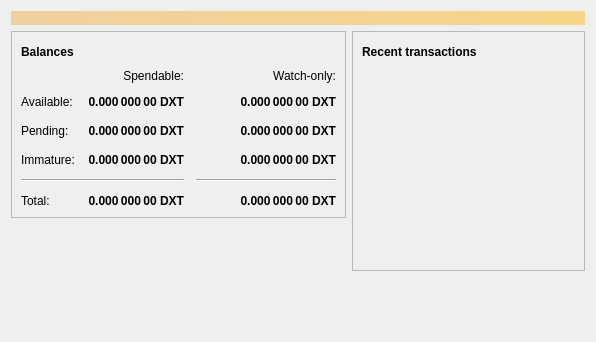
<?xml version="1.0" encoding="UTF-8"?>
<ui version="4.0">
 <class>OverviewPage</class>
 <widget class="QWidget" name="OverviewPage">
  <property name="geometry">
   <rect>
    <x>0</x>
    <y>0</y>
    <width>596</width>
    <height>342</height>
   </rect>
  </property>
  <property name="windowTitle">
   <string>Form</string>
  </property>
  <layout class="QVBoxLayout" name="topLayout">
   <item>
    <widget class="QLabel" name="labelAlerts">
     <property name="visible">
      <bool>false</bool>
     </property>
     <property name="styleSheet">
      <string notr="true">QLabel { background-color: qlineargradient(x1: 0, y1: 0, x2: 1, y2: 0, stop:0 #F0D0A0, stop:1 #F8D488); color:#000000; }</string>
     </property>
     <property name="wordWrap">
      <bool>true</bool>
     </property>
     <property name="margin">
      <number>3</number>
     </property>
     <property name="textInteractionFlags">
      <set>Qt::TextSelectableByMouse</set>
     </property>
    </widget>
   </item>
   <item>
    <layout class="QHBoxLayout" name="horizontalLayout" stretch="1,1">
     <item>
      <layout class="QVBoxLayout" name="verticalLayout_2">
       <item>
        <widget class="QFrame" name="frame">
         <property name="frameShape">
          <enum>QFrame::StyledPanel</enum>
         </property>
         <property name="frameShadow">
          <enum>QFrame::Raised</enum>
         </property>
         <layout class="QVBoxLayout" name="verticalLayout_4">
          <item>
           <layout class="QHBoxLayout" name="horizontalLayout_4">
            <item>
             <widget class="QLabel" name="label_5">
              <property name="font">
               <font>
                <weight>75</weight>
                <bold>true</bold>
               </font>
              </property>
              <property name="text">
               <string>Balances</string>
              </property>
             </widget>
            </item>
            <item>
             <widget class="QPushButton" name="labelWalletStatus">
              <property name="enabled">
               <bool>true</bool>
              </property>
              <property name="maximumSize">
               <size>
                <width>30</width>
                <height>16777215</height>
               </size>
              </property>
              <property name="toolTip">
               <string>The displayed information may be out of date. Your wallet automatically synchronizes with the Diverscoin network after a connection is established, but this process has not completed yet.</string>
              </property>
              <property name="text">
               <string/>
              </property>
              <property name="icon">
               <iconset resource="../bitcoin.qrc">
                <normaloff>:/icons/warning</normaloff>
                <disabledoff>:/icons/warning</disabledoff>:/icons/warning</iconset>
              </property>
              <property name="iconSize">
               <size>
                <width>24</width>
                <height>24</height>
               </size>
              </property>
              <property name="flat">
               <bool>true</bool>
              </property>
             </widget>
            </item>
            <item>
             <spacer name="horizontalSpacer_3">
              <property name="orientation">
               <enum>Qt::Horizontal</enum>
              </property>
              <property name="sizeHint" stdset="0">
               <size>
                <width>40</width>
                <height>20</height>
               </size>
              </property>
             </spacer>
            </item>
           </layout>
          </item>
          <item>
           <layout class="QGridLayout" name="gridLayout">
            <property name="spacing">
             <number>12</number>
            </property>
            <item row="2" column="2">
             <widget class="QLabel" name="labelWatchPending">
              <property name="font">
               <font>
                <weight>75</weight>
                <bold>true</bold>
               </font>
              </property>
              <property name="cursor">
               <cursorShape>IBeamCursor</cursorShape>
              </property>
              <property name="toolTip">
               <string>Unconfirmed transactions to watch-only addresses</string>
              </property>
              <property name="text">
               <string notr="true">0.000 000 00 DXT</string>
              </property>
              <property name="alignment">
               <set>Qt::AlignRight|Qt::AlignTrailing|Qt::AlignVCenter</set>
              </property>
              <property name="textInteractionFlags">
               <set>Qt::LinksAccessibleByMouse|Qt::TextSelectableByKeyboard|Qt::TextSelectableByMouse</set>
              </property>
             </widget>
            </item>
            <item row="2" column="1">
             <widget class="QLabel" name="labelUnconfirmed">
              <property name="font">
               <font>
                <weight>75</weight>
                <bold>true</bold>
               </font>
              </property>
              <property name="cursor">
               <cursorShape>IBeamCursor</cursorShape>
              </property>
              <property name="toolTip">
               <string>Total of transactions that have yet to be confirmed, and do not yet count toward the spendable balance</string>
              </property>
              <property name="text">
               <string notr="true">0.000 000 00 DXT</string>
              </property>
              <property name="alignment">
               <set>Qt::AlignRight|Qt::AlignTrailing|Qt::AlignVCenter</set>
              </property>
              <property name="textInteractionFlags">
               <set>Qt::LinksAccessibleByMouse|Qt::TextSelectableByKeyboard|Qt::TextSelectableByMouse</set>
              </property>
             </widget>
            </item>
            <item row="3" column="2">
             <widget class="QLabel" name="labelWatchImmature">
              <property name="font">
               <font>
                <weight>75</weight>
                <bold>true</bold>
               </font>
              </property>
              <property name="cursor">
               <cursorShape>IBeamCursor</cursorShape>
              </property>
              <property name="toolTip">
               <string>Mined balance in watch-only addresses that has not yet matured</string>
              </property>
              <property name="text">
               <string notr="true">0.000 000 00 DXT</string>
              </property>
              <property name="alignment">
               <set>Qt::AlignRight|Qt::AlignTrailing|Qt::AlignVCenter</set>
              </property>
              <property name="textInteractionFlags">
               <set>Qt::LinksAccessibleByMouse|Qt::TextSelectableByKeyboard|Qt::TextSelectableByMouse</set>
              </property>
             </widget>
            </item>
            <item row="4" column="0" colspan="2">
             <widget class="Line" name="line">
              <property name="orientation">
               <enum>Qt::Horizontal</enum>
              </property>
             </widget>
            </item>
            <item row="4" column="2">
             <widget class="Line" name="lineWatchBalance">
              <property name="sizePolicy">
               <sizepolicy hsizetype="Preferred" vsizetype="Fixed">
                <horstretch>0</horstretch>
                <verstretch>0</verstretch>
               </sizepolicy>
              </property>
              <property name="minimumSize">
               <size>
                <width>140</width>
                <height>0</height>
               </size>
              </property>
              <property name="orientation">
               <enum>Qt::Horizontal</enum>
              </property>
             </widget>
            </item>
            <item row="5" column="0">
             <widget class="QLabel" name="labelTotalText">
              <property name="text">
               <string>Total:</string>
              </property>
             </widget>
            </item>
            <item row="3" column="1">
             <widget class="QLabel" name="labelImmature">
              <property name="font">
               <font>
                <weight>75</weight>
                <bold>true</bold>
               </font>
              </property>
              <property name="cursor">
               <cursorShape>IBeamCursor</cursorShape>
              </property>
              <property name="toolTip">
               <string>Mined balance that has not yet matured</string>
              </property>
              <property name="text">
               <string notr="true">0.000 000 00 DXT</string>
              </property>
              <property name="alignment">
               <set>Qt::AlignRight|Qt::AlignTrailing|Qt::AlignVCenter</set>
              </property>
              <property name="textInteractionFlags">
               <set>Qt::LinksAccessibleByMouse|Qt::TextSelectableByKeyboard|Qt::TextSelectableByMouse</set>
              </property>
             </widget>
            </item>
            <item row="2" column="3">
             <spacer name="horizontalSpacer_2">
              <property name="orientation">
               <enum>Qt::Horizontal</enum>
              </property>
              <property name="sizeHint" stdset="0">
               <size>
                <width>40</width>
                <height>20</height>
               </size>
              </property>
             </spacer>
            </item>
            <item row="3" column="0">
             <widget class="QLabel" name="labelImmatureText">
              <property name="text">
               <string>Immature:</string>
              </property>
             </widget>
            </item>
            <item row="5" column="1">
             <widget class="QLabel" name="labelTotal">
              <property name="font">
               <font>
                <weight>75</weight>
                <bold>true</bold>
               </font>
              </property>
              <property name="cursor">
               <cursorShape>IBeamCursor</cursorShape>
              </property>
              <property name="toolTip">
               <string>Your current total balance</string>
              </property>
              <property name="text">
               <string notr="true">0.000 000 00 DXT</string>
              </property>
              <property name="alignment">
               <set>Qt::AlignRight|Qt::AlignTrailing|Qt::AlignVCenter</set>
              </property>
              <property name="textInteractionFlags">
               <set>Qt::LinksAccessibleByMouse|Qt::TextSelectableByKeyboard|Qt::TextSelectableByMouse</set>
              </property>
             </widget>
            </item>
            <item row="5" column="2">
             <widget class="QLabel" name="labelWatchTotal">
              <property name="font">
               <font>
                <weight>75</weight>
                <bold>true</bold>
               </font>
              </property>
              <property name="cursor">
               <cursorShape>IBeamCursor</cursorShape>
              </property>
              <property name="toolTip">
               <string>Current total balance in watch-only addresses</string>
              </property>
              <property name="text">
               <string notr="true">0.000 000 00 DXT</string>
              </property>
              <property name="alignment">
               <set>Qt::AlignRight|Qt::AlignTrailing|Qt::AlignVCenter</set>
              </property>
              <property name="textInteractionFlags">
               <set>Qt::LinksAccessibleByMouse|Qt::TextSelectableByKeyboard|Qt::TextSelectableByMouse</set>
              </property>
             </widget>
            </item>
            <item row="0" column="2">
             <widget class="QLabel" name="labelWatchonly">
              <property name="text">
               <string>Watch-only:</string>
              </property>
              <property name="alignment">
               <set>Qt::AlignRight|Qt::AlignTrailing|Qt::AlignVCenter</set>
              </property>
             </widget>
            </item>
            <item row="1" column="0">
             <widget class="QLabel" name="labelBalanceText">
              <property name="text">
               <string>Available:</string>
              </property>
             </widget>
            </item>
            <item row="1" column="1">
             <widget class="QLabel" name="labelBalance">
              <property name="font">
               <font>
                <weight>75</weight>
                <bold>true</bold>
               </font>
              </property>
              <property name="cursor">
               <cursorShape>IBeamCursor</cursorShape>
              </property>
              <property name="toolTip">
               <string>Your current spendable balance</string>
              </property>
              <property name="text">
               <string notr="true">0.000 000 00 DXT</string>
              </property>
              <property name="alignment">
               <set>Qt::AlignRight|Qt::AlignTrailing|Qt::AlignVCenter</set>
              </property>
              <property name="textInteractionFlags">
               <set>Qt::LinksAccessibleByMouse|Qt::TextSelectableByKeyboard|Qt::TextSelectableByMouse</set>
              </property>
             </widget>
            </item>
            <item row="1" column="2">
             <widget class="QLabel" name="labelWatchAvailable">
              <property name="font">
               <font>
                <weight>75</weight>
                <bold>true</bold>
               </font>
              </property>
              <property name="cursor">
               <cursorShape>IBeamCursor</cursorShape>
              </property>
              <property name="toolTip">
               <string>Your current balance in watch-only addresses</string>
              </property>
              <property name="text">
               <string notr="true">0.000 000 00 DXT</string>
              </property>
              <property name="alignment">
               <set>Qt::AlignRight|Qt::AlignTrailing|Qt::AlignVCenter</set>
              </property>
              <property name="textInteractionFlags">
               <set>Qt::LinksAccessibleByMouse|Qt::TextSelectableByKeyboard|Qt::TextSelectableByMouse</set>
              </property>
             </widget>
            </item>
            <item row="2" column="0">
             <widget class="QLabel" name="labelPendingText">
              <property name="text">
               <string>Pending:</string>
              </property>
             </widget>
            </item>
            <item row="0" column="1">
             <widget class="QLabel" name="labelSpendable">
              <property name="text">
               <string>Spendable:</string>
              </property>
              <property name="alignment">
               <set>Qt::AlignRight|Qt::AlignTrailing|Qt::AlignVCenter</set>
              </property>
             </widget>
            </item>
           </layout>
          </item>
         </layout>
        </widget>
       </item>
       <item>
        <spacer name="verticalSpacer">
         <property name="orientation">
          <enum>Qt::Vertical</enum>
         </property>
         <property name="sizeHint" stdset="0">
          <size>
           <width>20</width>
           <height>40</height>
          </size>
         </property>
        </spacer>
       </item>
      </layout>
     </item>
     <item>
      <layout class="QVBoxLayout" name="verticalLayout_3">
       <item>
        <widget class="QFrame" name="frame_2">
         <property name="frameShape">
          <enum>QFrame::StyledPanel</enum>
         </property>
         <property name="frameShadow">
          <enum>QFrame::Raised</enum>
         </property>
         <layout class="QVBoxLayout" name="verticalLayout">
          <item>
           <layout class="QHBoxLayout" name="horizontalLayout_2">
            <item>
             <widget class="QLabel" name="label_4">
              <property name="font">
               <font>
                <weight>75</weight>
                <bold>true</bold>
               </font>
              </property>
              <property name="text">
               <string>Recent transactions</string>
              </property>
             </widget>
            </item>
            <item>
             <widget class="QPushButton" name="labelTransactionsStatus">
              <property name="enabled">
               <bool>true</bool>
              </property>
              <property name="maximumSize">
               <size>
                <width>30</width>
                <height>16777215</height>
               </size>
              </property>
              <property name="toolTip">
               <string>The displayed information may be out of date. Your wallet automatically synchronizes with the Diverscoin network after a connection is established, but this process has not completed yet.</string>
              </property>
              <property name="text">
               <string/>
              </property>
              <property name="icon">
               <iconset resource="../bitcoin.qrc">
                <normaloff>:/icons/warning</normaloff>
                <disabledoff>:/icons/warning</disabledoff>:/icons/warning</iconset>
              </property>
              <property name="iconSize">
               <size>
                <width>24</width>
                <height>24</height>
               </size>
              </property>
              <property name="flat">
               <bool>true</bool>
              </property>
             </widget>
            </item>
            <item>
             <spacer name="horizontalSpacer">
              <property name="orientation">
               <enum>Qt::Horizontal</enum>
              </property>
              <property name="sizeHint" stdset="0">
               <size>
                <width>40</width>
                <height>20</height>
               </size>
              </property>
             </spacer>
            </item>
           </layout>
          </item>
          <item>
           <widget class="QListView" name="listTransactions">
            <property name="styleSheet">
             <string notr="true">QListView { background: transparent; }</string>
            </property>
            <property name="frameShape">
             <enum>QFrame::NoFrame</enum>
            </property>
            <property name="verticalScrollBarPolicy">
             <enum>Qt::ScrollBarAlwaysOff</enum>
            </property>
            <property name="horizontalScrollBarPolicy">
             <enum>Qt::ScrollBarAlwaysOff</enum>
            </property>
            <property name="selectionMode">
             <enum>QAbstractItemView::NoSelection</enum>
            </property>
           </widget>
          </item>
         </layout>
        </widget>
       </item>
       <item>
        <spacer name="verticalSpacer_2">
         <property name="orientation">
          <enum>Qt::Vertical</enum>
         </property>
         <property name="sizeHint" stdset="0">
          <size>
           <width>20</width>
           <height>40</height>
          </size>
         </property>
        </spacer>
       </item>
      </layout>
     </item>
    </layout>
   </item>
  </layout>
 </widget>
 <resources/>
 <connections/>
</ui>
